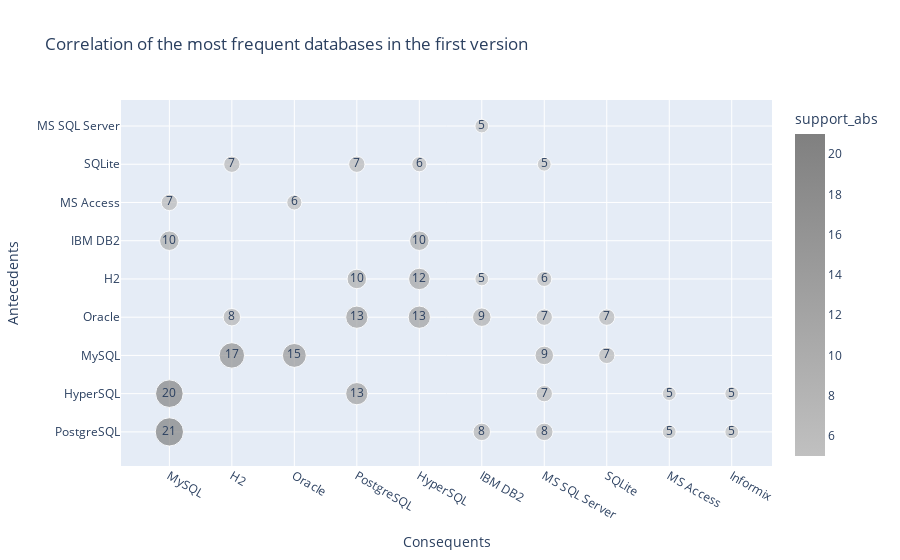

Notebook code for this chart:
### Code cell
#Test showing the rules without repetitions and with dataframe ordering.
import plotly.express as px 
#rules1cd = rules1c[(rules1c['support'] >= 0.04) & (rules1c['support_abs'] != 0)] 
orules1c['support_abs'] = orules1c['support_abs'].astype(int)
#fig = px.scatter(rules1c.groupby(['antecedent_sup_abs','consequent_sup_abs']).mean().sort_values(['support_abs',], ascending=[False]),
#.sort_values(['support_abs'], ascending=[False])
fig = px.scatter(orules1c.sort_values(['support_abs'], ascending=[False]), x="Consequents", y="Antecedents", 
#x="consequents", y="antecedents", 
size='support_abs',  color="support_abs", title='Correlation of the most frequent databases in the first version',
hover_data=['support_abs'], color_continuous_scale = ["silver","gray"],text='support_abs') 
#fig.title('Correlation of the most frequent databases')
fig.show()

### Figure 1 — Plotly figure (JSON) as saved in the notebook; plotly's stock layout.template omitted (floating-point values rounded to 4 significant figures)
{"data": [{"customdata": [[21], [20], [17], [15], [13], [13], [13], [12], [10], [10], [10], [9], [9], [8], [8], [8], [7], [7], [7], [7], [7], [7], [7], [6], [6], [6], [5], [5], [5], [5], [5], [5], [5]], "hovertemplate": "Consequents=%{x}<br>Antecedents=%{y}<br>support_abs=%{marker.color}<extra></extra>", "legendgroup": "", "marker": {"color": [21, 20, 17, 15, 13, 13, 13, 12, 10, 10, 10, 9, 9, 8, 8, 8, 7, 7, 7, 7, 7, 7, 7, 6, 6, 6, 5, 5, 5, 5, 5, 5, 5], "coloraxis": "coloraxis", "size": [21, 20, 17, 15, 13, 13, 13, 12, 10, 10, 10, 9, 9, 8, 8, 8, 7, 7, 7, 7, 7, 7, 7, 6, 6, 6, 5, 5, 5, 5, 5, 5, 5], "sizemode": "area", "sizeref": 0.0525, "symbol": "circle"}, "mode": "markers+text", "name": "", "orientation": "v", "showlegend": false, "text": [21, 20, 17, 15, 13, 13, 13, 12, 10, 10, 10, 9, 9, 8, 8, 8, 7, 7, 7, 7, 7, 7, 7, 6, 6, 6, 5, 5, 5, 5, 5, 5, 5], "type": "scatter", "x": ["MySQL", "MySQL", "H2", "Oracle", "PostgreSQL", "PostgreSQL", "HyperSQL", "HyperSQL", "MySQL", "HyperSQL", "PostgreSQL", "IBM DB2", "MS SQL Server", "IBM DB2", "H2", "MS SQL Server", "MySQL", "H2", "PostgreSQL", "SQLite", "MS SQL Server", "SQLite", "MS SQL Server", "MS SQL Server", "Oracle", "HyperSQL", "MS Access", "Informix", "IBM DB2", "Informix", "MS Access", "MS SQL Server", "IBM DB2"], "xaxis": "x", "y": ["PostgreSQL", "HyperSQL", "MySQL", "MySQL", "Oracle", "HyperSQL", "Oracle", "H2", "IBM DB2", "IBM DB2", "H2", "Oracle", "MySQL", "PostgreSQL", "Oracle", "PostgreSQL", "MS Access", "SQLite", "SQLite", "MySQL", "Oracle", "Oracle", "HyperSQL", "H2", "MS Access", "SQLite", "HyperSQL", "PostgreSQL", "H2", "HyperSQL", "PostgreSQL", "SQLite", "MS SQL Server"], "yaxis": "y"}], "layout": {"coloraxis": {"colorbar": {"title": {"text": "support_abs"}}, "colorscale": [[0, "silver"], [1, "gray"]]}, "legend": {"itemsizing": "constant", "tracegroupgap": 0}, "title": {"text": "Correlation of the most frequent databases in the first version"}, "xaxis": {"anchor": "y", "domain": [0, 1], "title": {"text": "Consequents"}}, "yaxis": {"anchor": "x", "domain": [0, 1], "title": {"text": "Antecedents"}}}}
